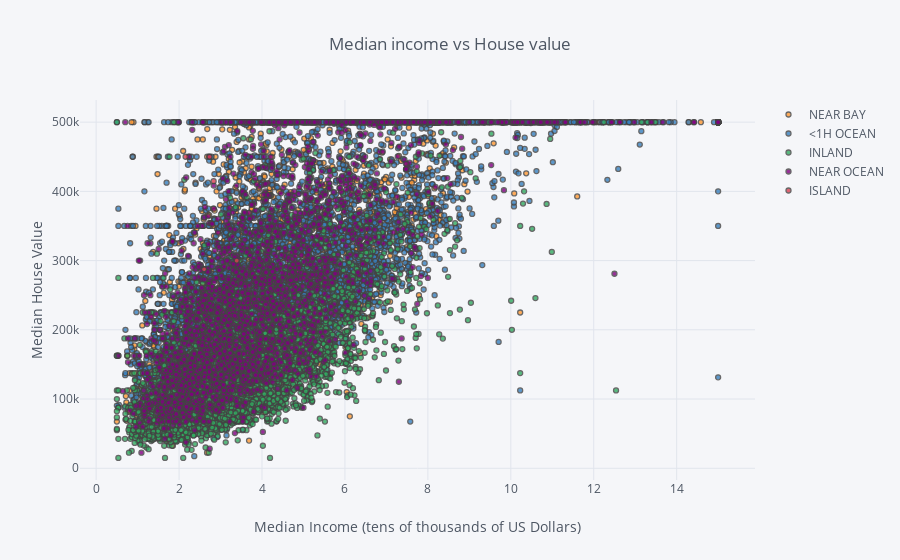

Notebook code cell kept with this figure:
### Code cell
housing.iplot(kind='scatter', x='median_income', y='median_house_value',title = 'Median income vs House value',
              xTitle='Median Income (tens of thousands of US Dollars)', yTitle='Median House Value',mode='markers',size=5,
              categories='ocean_proximity')

### Figure 1 — Plotly figure (JSON) as saved in the notebook; plotly's stock layout.template omitted (floating-point values rounded to 4 significant figures; data arrays with more than 128 entries replaced by an {"elided": "..."} marker saying what was removed)
{"data": [{"marker": {"color": "rgba(255, 153, 51, 1.0)", "line": {"width": 1.3}, "opacity": 0.8, "size": 5, "symbol": "circle"}, "mode": "markers", "name": "NEAR BAY", "textfont": {"color": "#4D5663"}, "type": "scatter", "uid": "22e53281-9e64-4e3d-8f1a-6d27caea20c3", "x": {"elided": "2290 float values"}, "y": {"elided": "2290 int values"}}, {"marker": {"color": "rgba(55, 128, 191, 1.0)", "line": {"width": 1.3}, "opacity": 0.8, "size": 5, "symbol": "circle"}, "mode": "markers", "name": "<1H OCEAN", "textfont": {"color": "#4D5663"}, "type": "scatter", "uid": "a642d869-c60d-44ae-8475-d92f02e257bc", "x": {"elided": "9136 float values"}, "y": {"elided": "9136 int values"}}, {"marker": {"color": "rgba(50, 171, 96, 1.0)", "line": {"width": 1.3}, "opacity": 0.8, "size": 5, "symbol": "circle"}, "mode": "markers", "name": "INLAND", "textfont": {"color": "#4D5663"}, "type": "scatter", "uid": "676e0236-b505-437d-b7c6-f8de23fa7136", "x": {"elided": "6551 float values"}, "y": {"elided": "6551 int values"}}, {"marker": {"color": "rgba(128, 0, 128, 1.0)", "line": {"width": 1.3}, "opacity": 0.8, "size": 5, "symbol": "circle"}, "mode": "markers", "name": "NEAR OCEAN", "textfont": {"color": "#4D5663"}, "type": "scatter", "uid": "c296e39b-8915-47e4-ac99-1b86eb02397e", "x": {"elided": "2658 float values"}, "y": {"elided": "2658 int values"}}, {"marker": {"color": "rgba(219, 64, 82, 1.0)", "line": {"width": 1.3}, "opacity": 0.8, "size": 5, "symbol": "circle"}, "mode": "markers", "name": "ISLAND", "textfont": {"color": "#4D5663"}, "type": "scatter", "uid": "c791f151-262d-43f3-9ae7-232d9bdabc2b", "x": [2.158, 2.833, 3.391, 2.736, 2.604], "y": [450000, 414700, 300000, 450000, 287500]}], "layout": {"legend": {"bgcolor": "#F5F6F9", "font": {"color": "#4D5663"}}, "paper_bgcolor": "#F5F6F9", "plot_bgcolor": "#F5F6F9", "title": {"font": {"color": "#4D5663"}, "text": "Median income vs House value"}, "xaxis": {"gridcolor": "#E1E5ED", "showgrid": true, "tickfont": {"color": "#4D5663"}, "title": {"font": {"color": "#4D5663"}, "text": "Median Income (tens of thousands of US Dollars)"}, "zerolinecolor": "#E1E5ED"}, "yaxis": {"gridcolor": "#E1E5ED", "showgrid": true, "tickfont": {"color": "#4D5663"}, "title": {"font": {"color": "#4D5663"}, "text": "Median House Value"}, "zerolinecolor": "#E1E5ED"}}}
